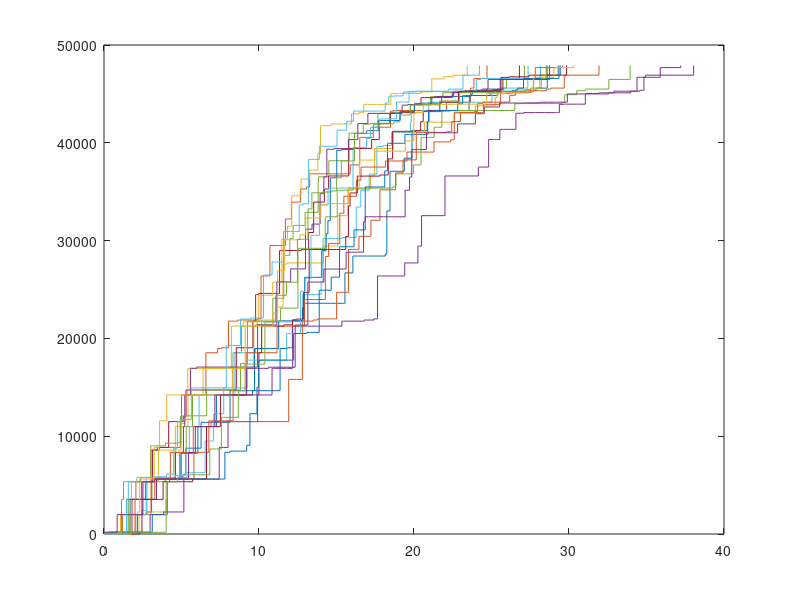

MATLAB code for this plot:
% 7.16.2019
% Here we plot the recovery process trajectories
clc; clear
load Result

for i=1:length(Results)  % For each simulated recovery path
    %read each recovery path
    RP=Results{i};
    % In each Recovery Path data frame, the 1st column is the number people
    % benefited from RPN recovery and the 2nd is the repair time, the
    % cumulative sum repesnets the time from the beginnning of the
    % recovery.
    stairs(cumsum(RP(:,2)),RP(:,1))
    hold on
end